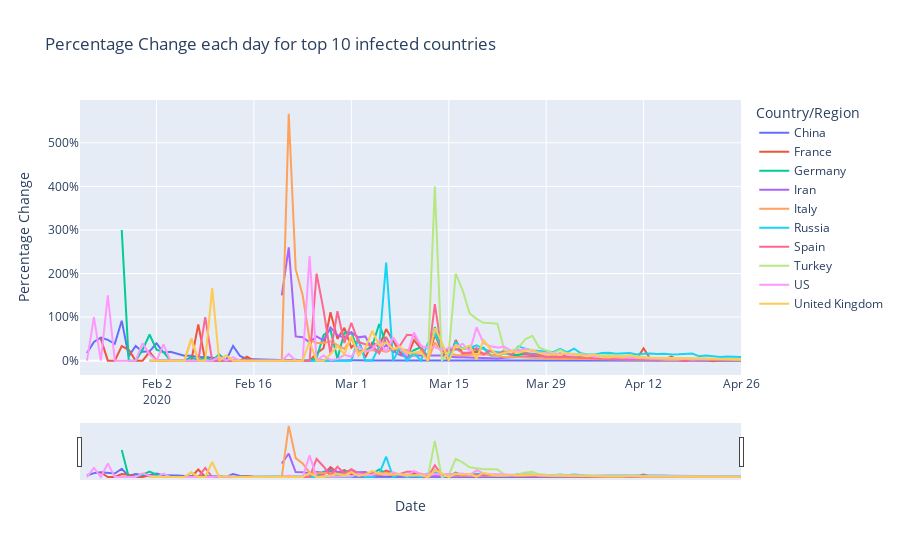

The cell this chart's notebook holds for it:
### Markdown cell above
## Rate of spread of Coronavirus over time for top 10 infected countries

### Code cell
confirmed_pct_df=pd.concat([confirmed_df,confirmed_df.groupby([country_col])[confirmed_col].pct_change().rename('Percentage Change')*100],axis=1)

fig=px.line(confirmed_pct_df, 
            color=country_col, 
            x='Date',
            y='Percentage Change',
            title='Percentage Change each day for top 10 infected countries')
fig.update_layout(yaxis = {'ticksuffix':'%'})
fig.update_xaxes(rangeslider_visible=True)
fig.show()
